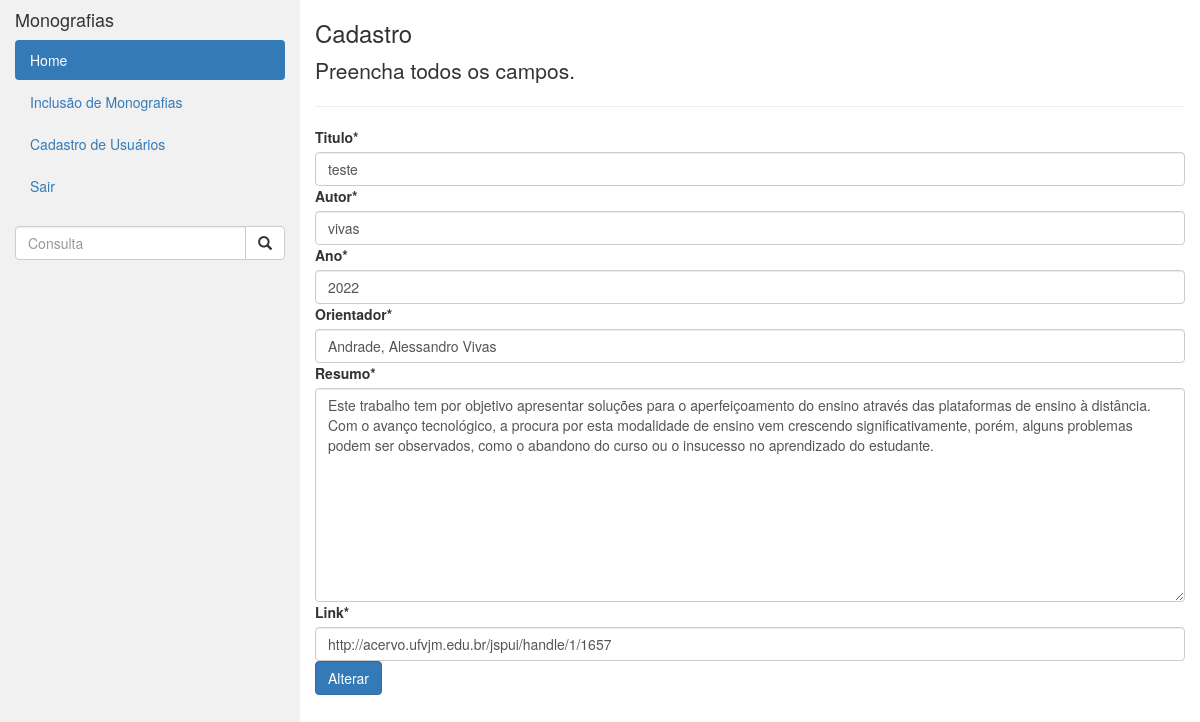
The app's page /home/editar/18 (signed in) with its own data.
### home/models.py (models this page shows, shortened)
class monografia(models.Model):
    id = models.AutoField(primary_key=True)
    titulo = models.CharField(max_length=255)
    autor = models.CharField(max_length=255)
    ano = models.CharField(max_length=255)
    orientador = models.CharField(max_length=255)
    resumo = models.TextField()
    link = models.URLField()

### home/views.py (the view)
# urls.py: path("home/editar/<int:pk>", login_required(monografiaUpdate.as_view()), name="editar"),
class monografiaUpdate(UpdateView):
    model = monografia
    group_required = u"Admin","Usuario"
    fields = ['titulo', 'autor', 'ano', 'orientador', 'resumo', 'link']
    template_name = 'home/form-edit.html'
    success_url = '/'

### home/templates/home/form-edit.html (shortened to what this page needs)
{% extends "home/index.html" %}
{% load static %}
{% load crispy_forms_tags %}
{% block content %}
<h3>Cadastro</h3>
<p class="lead">
    Preencha todos os campos.
</p>
<hr>
<form action="" method="POST">
    {{ form|crispy }}
    <button type="submit" class="btn btn-primary">Alterar</button>
</form>
{% endblock%}

### home/templates/home/index.html (style rules this page uses)
label { width: 100px; }

### records on screen
monografia: titulo "teste", autor "vivas", ano "2022", orientador "Andrade, Alessandro Vivas", resumo "Este trabalho tem por objetivo apresentar soluções para o aperfeiçoamento do ensino através das plataformas de ensino à distância. Com o avanço tecnológico, a procura por esta modalidade de ensino vem crescendo significativamente, porém, alguns problemas podem ser observados, como o abandono do curso ou o insucesso no aprendizado do estudante.", link "http://acervo.ufvjm.edu.br/jspui/handle/1/1657"
